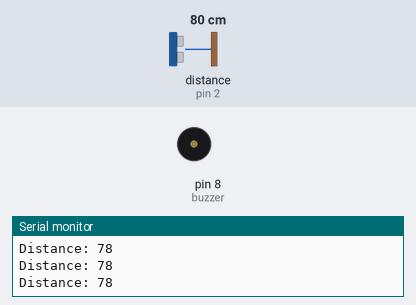
Simulated run of this sketch. Board: Arduino Uno, built with avr-gcc and run on an emulated ATmega328P. Parts: buzzer (waves = sounding, pin HIGH), the last lines printed to the serial monitor. Wiring (inferred from the names in the program): ultrasonic range finder: trigger pin 3; echo pin 2. The test bench sets the inputs (shaded band); at power-on: distance to the obstacle (sensor on pin 2) 80 cm. The echo pulse lasts 58.3 µs per cm; pins used as bus, display or sensor lines are not drawn.

Above: at 1.2 s.
1.3 s: distance to the obstacle (sensor on pin 2) set to 13 cm
2.8 s: distance to the obstacle (sensor on pin 2) set to 10 cm
At 4.0 s:
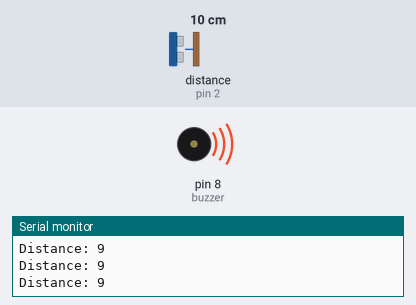
4.3 s: distance to the obstacle (sensor on pin 2) set to 18 cm
At 5.3 s:
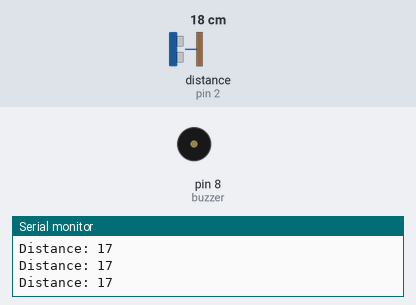
Timing chart, 0 to 7.3 s (numbered marks = the images above; inputs shaded):
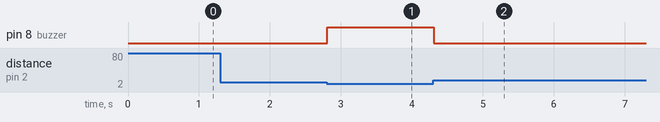

The sketch:

ObjectDetection.ino
```cpp
const int triggerPin = 3;
const int echo = 2;
const int buzzer = 8;
long duration;
int distance;

void setup () {
  pinMode (triggerPin, OUTPUT); // Sets the trigPin as an Output
  pinMode (echo, INPUT); // Sets the echoPin as an Input
  pinMode (buzzer, OUTPUT) ;
  Serial.begin (9600); // Starts the serial communication
}

void loop () {
    digitalWrite (triggerPin, LOW);
    delayMicroseconds (2) ;
    digitalWrite (triggerPin, HIGH);
    delayMicroseconds (10);
    digitalWrite (triggerPin, LOW);
    duration = pulseIn (echo, HIGH);
    distance = duration*0.034/2;
    if (distance <= 10) {
        digitalWrite (buzzer, HIGH);
    }
    else{
        digitalWrite (buzzer, LOW);
    }
    Serial.print ("Distance: ");
    Serial.println (distance);
}
```

Measured:
- the behaviour switches between 12 and 11 cm on distance to the obstacle (sensor on pin 2) (found by bisection; images 0 and 1)
- after the input at 2.8 s, pin 8 (buzzer): LOW → HIGH at once
- after the input at 4.3 s, pin 8 (buzzer): HIGH → LOW at once
